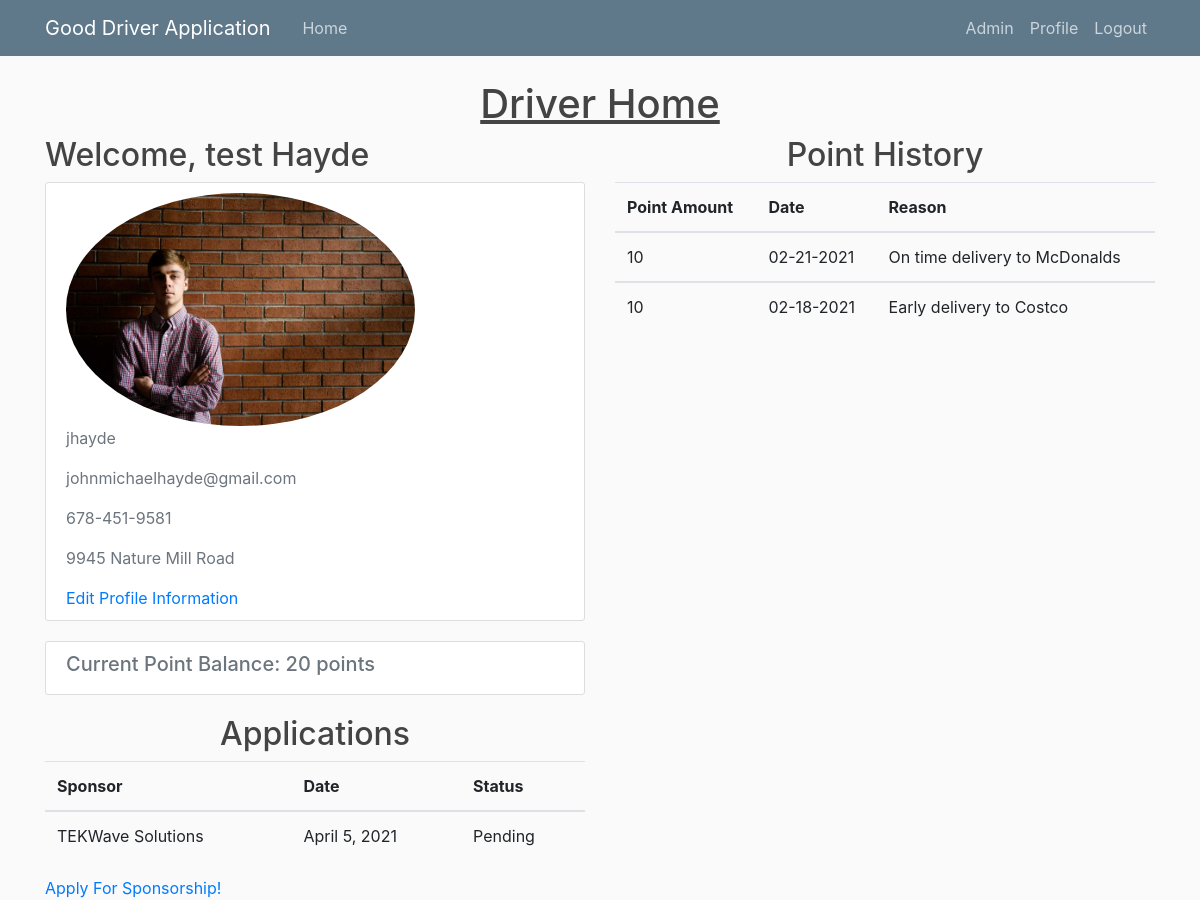
Before: /driver_home/ (signed in) with the older database file.
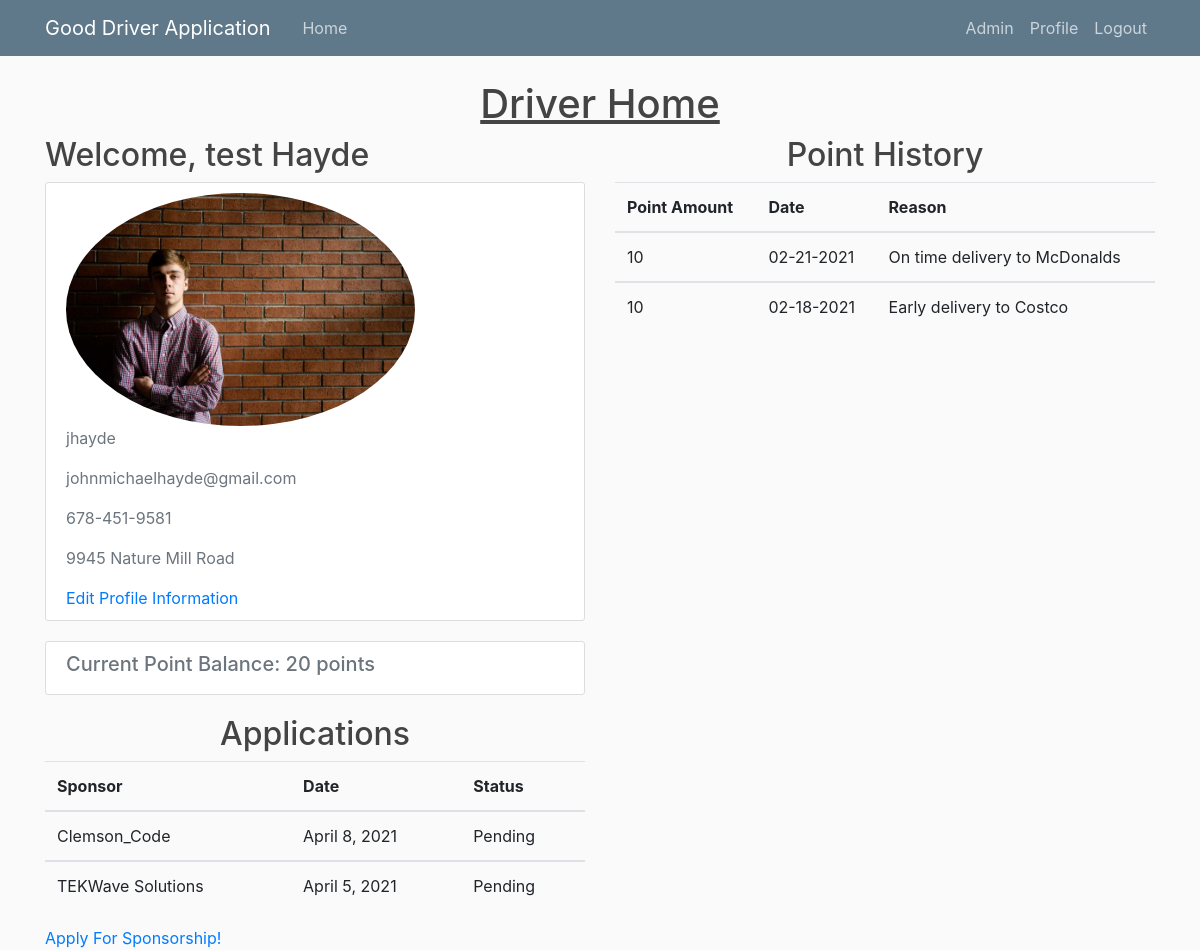
After: the same page with the newer database file.
### users/models.py (models this page shows)
class Driver(models.Model):
	username = models.CharField(max_length=30)
	password = models.CharField(max_length=30)
	first_name = models.CharField(max_length=20)
	last_name = models.CharField(max_length=30)
	phone_num = models.CharField(max_length=15)
	email = models.CharField(max_length=30)
	address = models.CharField(max_length=50)
	points = models.IntegerField(default=0)
	sponsor = models.CharField(max_length=50, default = "")
	profile_photo = ResizedImageField(quality=50, default='default.jpg', upload_to='profile_photos')

class PointHist(models.Model):
	username = models.CharField(max_length=30)
	sponsor_username = models.CharField(max_length=30)
	date = models.CharField(max_length=30)
	points = models.IntegerField(default=0)
	reason = models.CharField(max_length=300)

class Application(models.Model):
	driver = models.CharField(max_length=30)
	sponsor = models.CharField(max_length=30)
	sponsor_company = models.CharField(max_length=30, default="")
	date = models.DateField(auto_now_add=True)
	status = models.CharField(max_length=10)
	reason = models.CharField(max_length=300, default="")

### portal/views.py (the view)
# urls.py: path('driver_home/', views.driver_home, name='driver-home'),
def driver_home(request):
	user = request.user
	driver = Driver.objects.get(username=user.username)
	try:
		point_hist = PointHist.objects.filter(username=user.username)
	except PointHist.DoesNotExist:
		point_hist = None
	try:
		applications = Application.objects.filter(driver=user.username)
	except Application.DoesNotExist:
		applications = None
	data = {
	'points' : driver.points,
	'point_hist' : point_hist,
	'first_name' : driver.first_name,
	'last_name' : driver.last_name,
	'phone_num' : driver.phone_num,
	'address' : driver.address,
	'profile_photo' : driver.profile_photo.url,
	'applications' : applications,
	'sponsor' : driver.sponsor
	}
	return render(request, 'portal/driver_home.html', data)

### portal/templates/portal/driver_home.html
{% extends "portal/base.html" %}
{% load static %}
{% block content %}
	<div class="row">
		<div class="col-md-12 d-flex justify-content-center">
			<h1 style="text-decoration: underline;">Driver Home</h1>
		</div>
	</div>
	<div class="row">
		<div class="col-md-6">
			<h2 class="account-heading">Welcome, {{ first_name }} {{ last_name }}</h2>
			<div class="content-section">
				<div class="media-body">
					<img class="rounded-circle account-img" width="70%" height="auto" src="{{ profile_photo }}">
					<p class="text-secondary">{{ user.username }}</p>
					<p class="text-secondary">{{ user.email }}</p>
					<p class="text-secondary">{{ phone_num }}</p>
					<p class="text-secondary">{{ address }}</p>
					<a href="{% url 'update-info' %}">Edit Profile Information</a>
				</div>
			</div>
			<div class="content-section">
				<div class="media-heading">
					<h5 class="text-secondary">Current Point Balance: {{ points }} points</h5>
				</div>
			</div>
		</div>
		<div class="col-md-6">
			<h2 class="media-heading d-flex justify-content-center">Point History</h2>
			{% if point_hist %}
				<table class="table">
					<tr>
						<th scope="col">Point Amount</th>
						<th scope="col">Date</th>
						<th scope="col">Reason</th>
					</tr>
					{% for item in point_hist reversed %}
						<tbody>
							<tr>
								<td>{{ item.points }}</td>
								<td>{{ item.date }}</td>
								<td>{{ item.reason }}</td>
							</tr>
						</tbody>
					{% endfor %}
				</table>
			{% else %}
				<p class="text-secondary">No Point History To Display</p>
			{% endif %}
		</div>
		<div class="col-md-6">
			<h2 class="media-heading d-flex justify-content-center">Applications</h2>
			{% if applications %}
				<table class="table">
					<tr>
						<th scope="col">Sponsor</th>
						<th scope="col">Date</th>
						<th scope="col">Status</th>
					</tr>
					{% for item in applications reversed %}
						<tbody>
							<tr>
								<td>{{ item.sponsor_company }}</td>
								<td>{{ item.date }}</td>
								<td>{{ item.status }}</td>
							</tr>
						</tbody>
					{% endfor %}
				</table>
			{% else %}
				<p class="text-secondary">No Applications To Display</p>
			{% endif %}
			<a href="{% url 'apply' %}">Apply For Sponsorship!</a>
		</div>
	</div>
{% endblock content%}

### portal/templates/portal/base.html (shortened to what this page needs)
{% load static %}
<!DOCTYPE html>
<html lang="en" dir="ltr">
	<head>
    <link rel="stylesheet" href="https://stackpath.bootstrapcdn.com/bootstrap/4.3.1/css/bootstrap.min.css">
		<link rel="stylesheet" type="text/css" href="{% static 'portal/main.css' %}">
	</head>
	<body>
		<header class="site-header">
      <nav class="navbar navbar-expand-md navbar-dark bg-steel fixed-top">
        <div class="container">
          <a class="navbar-brand mr-4" href="#">Good Driver Application</a>
          <div class="collapse navbar-collapse" id="navbarToggle">
            <div class="navbar-nav mr-auto">
              <a class="nav-item nav-link" href="{% url 'portal_home' %}">Home</a>
            </div>
            <div class="navbar-nav">
							{% if user.is_authenticated %}
								<a class="nav-item nav-link" href="{% url 'admin-home' %}">Admin</a>
								<a class="nav-item nav-link" href="{% url 'home' %}">Profile</a>
								<a class="nav-item nav-link" href="{% url 'logout' %}">Logout</a>
							{% else %}
							<a class="nav-item nav-link" href="{% url 'login' %}">Login</a>
							{% endif %}
            </div>
          </div>
        </div>
      </nav>
    </header>
		<div class="container">
			{% block content %}{% endblock %}
		</div>
	</body>
</html>

### portal/static/portal/main.css (style rules this page uses)
body { background: #fafafa; color: #333333; margin-top: 5rem; }
h1, h2, h3, h4, h5, h6 { color: #444444; }
.bg-steel { background-color: #5f788a; }
.site-header .navbar-nav .nav-link { color: #cbd5db; }
.content-section { background: #ffffff; padding: 10px 20px; border: 1px solid #dddddd; border-radius: 3px; margin-bottom: 20px; }

Changed rows visible on the page:
added Application: sponsor_company "Clemson_Code", date "April 8, 2021", status "Pending"
